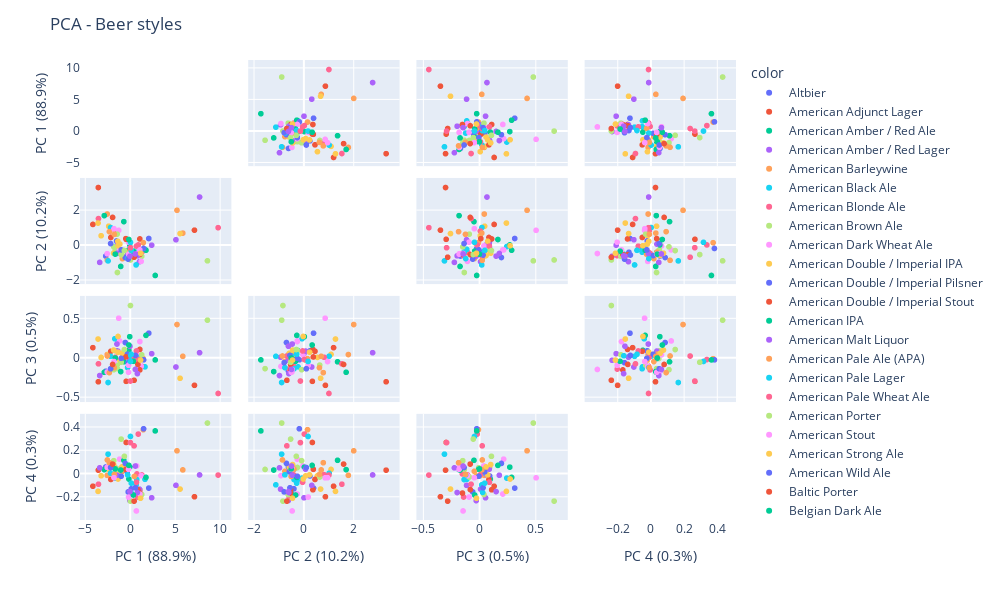

Notebook code for this chart:
### Markdown cell above
Visually, groups are hardly distinguishable.
Considering projections on other PCA components, the results remain quite disappointing.

### Code cell
pca = PCA()
components = pca.fit_transform(X)
labels_var = {
    str(i): f"PC {i+1} ({var:.1f}%)"
    for i, var in enumerate(pca.explained_variance_ratio_ * 100)
}

fig = px.scatter_matrix(
    components,
    labels=labels_var,
    dimensions=range(4),
    color=style_labels,
)
fig.update_traces(diagonal_visible=False)
fig.update_layout(
    title='PCA - Beer styles',
    width=1000,
    height=600,
)
fig.show()
